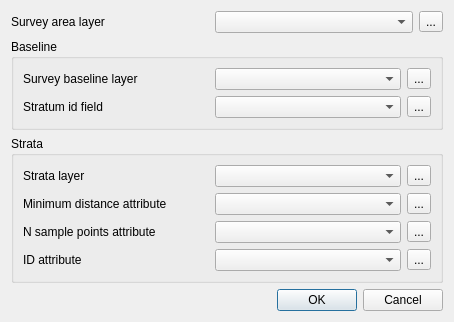
<?xml version="1.0" encoding="UTF-8"?>
<ui version="4.0">
 <class>SurveyInitDialogBase</class>
 <widget class="QDialog" name="SurveyInitDialogBase">
  <property name="geometry">
   <rect>
    <x>0</x>
    <y>0</y>
    <width>454</width>
    <height>314</height>
   </rect>
  </property>
  <property name="windowTitle">
   <string>Initialise survey</string>
  </property>
  <layout class="QGridLayout" name="gridLayout_3">
   <item row="0" column="0">
    <widget class="QLabel" name="mSurveyAreaLayerLabel">
     <property name="text">
      <string>Survey area layer</string>
     </property>
    </widget>
   </item>
   <item row="0" column="1">
    <widget class="QComboBox" name="mSurveyAreaLayerComboBox"/>
   </item>
   <item row="0" column="2">
    <widget class="QToolButton" name="mNewSurveyLayerButton">
     <property name="text">
      <string>...</string>
     </property>
     <property name="icon">
      <iconset resource="resources.qrc">
       <normaloff>:/plugins/survey_design/mActionNewVectorLayer.png</normaloff>:/plugins/survey_design/mActionNewVectorLayer.png</iconset>
     </property>
    </widget>
   </item>
   <item row="1" column="0" colspan="3">
    <widget class="QGroupBox" name="mBaselineGroupBox">
     <property name="title">
      <string>Baseline</string>
     </property>
     <layout class="QGridLayout" name="gridLayout_2">
      <item row="0" column="0">
       <widget class="QLabel" name="mBaselineLayerLabel">
        <property name="text">
         <string>Survey baseline layer</string>
        </property>
       </widget>
      </item>
      <item row="0" column="1">
       <widget class="QComboBox" name="mSurveyBaselineLayerComboBox"/>
      </item>
      <item row="0" column="2">
       <widget class="QToolButton" name="mNewBaselineLayerButton">
        <property name="text">
         <string>...</string>
        </property>
        <property name="icon">
         <iconset resource="resources.qrc">
          <normaloff>:/plugins/survey_design/mActionNewVectorLayer.png</normaloff>:/plugins/survey_design/mActionNewVectorLayer.png</iconset>
        </property>
       </widget>
      </item>
      <item row="1" column="0">
       <widget class="QLabel" name="mStratumIdLabel">
        <property name="text">
         <string>Stratum id field</string>
        </property>
       </widget>
      </item>
      <item row="1" column="1">
       <widget class="QComboBox" name="mStratumIdComboBox"/>
      </item>
      <item row="1" column="2">
       <widget class="QToolButton" name="mStratumIdToolButton">
        <property name="text">
         <string>...</string>
        </property>
        <property name="icon">
         <iconset resource="resources.qrc">
          <normaloff>:/plugins/survey_design/mActionNewAttribute.png</normaloff>:/plugins/survey_design/mActionNewAttribute.png</iconset>
        </property>
       </widget>
      </item>
     </layout>
    </widget>
   </item>
   <item row="2" column="0" colspan="3">
    <widget class="QGroupBox" name="mStrataGroupBox">
     <property name="title">
      <string>Strata</string>
     </property>
     <layout class="QGridLayout" name="gridLayout">
      <item row="1" column="2">
       <widget class="QToolButton" name="toolButton">
        <property name="text">
         <string>...</string>
        </property>
        <property name="icon">
         <iconset resource="resources.qrc">
          <normaloff>:/plugins/survey_design/mActionNewAttribute.png</normaloff>:/plugins/survey_design/mActionNewAttribute.png</iconset>
        </property>
       </widget>
      </item>
      <item row="0" column="0">
       <widget class="QLabel" name="mStrataLayerLabel">
        <property name="text">
         <string>Strata layer</string>
        </property>
       </widget>
      </item>
      <item row="2" column="2">
       <widget class="QToolButton" name="toolButton_2">
        <property name="text">
         <string>...</string>
        </property>
        <property name="icon">
         <iconset resource="resources.qrc">
          <normaloff>:/plugins/survey_design/mActionNewAttribute.png</normaloff>:/plugins/survey_design/mActionNewAttribute.png</iconset>
        </property>
       </widget>
      </item>
      <item row="2" column="0">
       <widget class="QLabel" name="mNSamplePointsAttribute">
        <property name="text">
         <string>N sample points attribute</string>
        </property>
       </widget>
      </item>
      <item row="0" column="1">
       <widget class="QComboBox" name="mStrataLayerComboBox"/>
      </item>
      <item row="0" column="2">
       <widget class="QToolButton" name="mNewStrataLayerButton">
        <property name="text">
         <string>...</string>
        </property>
        <property name="icon">
         <iconset resource="resources.qrc">
          <normaloff>:/plugins/survey_design/mActionNewVectorLayer.png</normaloff>:/plugins/survey_design/mActionNewVectorLayer.png</iconset>
        </property>
       </widget>
      </item>
      <item row="2" column="1">
       <widget class="QComboBox" name="mNSamplePointsComboBox"/>
      </item>
      <item row="1" column="0">
       <widget class="QLabel" name="mMinDistanceLabel">
        <property name="text">
         <string>Minimum distance attribute</string>
        </property>
       </widget>
      </item>
      <item row="1" column="1">
       <widget class="QComboBox" name="mMinimumDistanceAttributeComboBox"/>
      </item>
      <item row="3" column="1">
       <widget class="QComboBox" name="mStrataIdAttributeComboBox"/>
      </item>
      <item row="3" column="0">
       <widget class="QLabel" name="mStrataIdAttributeLabel">
        <property name="text">
         <string>ID attribute</string>
        </property>
       </widget>
      </item>
      <item row="3" column="2">
       <widget class="QToolButton" name="mStrataIdAttributeToolButton">
        <property name="text">
         <string>...</string>
        </property>
        <property name="icon">
         <iconset resource="resources.qrc">
          <normaloff>:/plugins/survey_design/mActionNewAttribute.png</normaloff>:/plugins/survey_design/mActionNewAttribute.png</iconset>
        </property>
       </widget>
      </item>
     </layout>
    </widget>
   </item>
   <item row="3" column="1" colspan="2">
    <widget class="QDialogButtonBox" name="buttonBox">
     <property name="orientation">
      <enum>Qt::Horizontal</enum>
     </property>
     <property name="standardButtons">
      <set>QDialogButtonBox::Cancel|QDialogButtonBox::Ok</set>
     </property>
    </widget>
   </item>
  </layout>
 </widget>
 <resources>
  <include location="resources.qrc"/>
 </resources>
 <connections>
  <connection>
   <sender>buttonBox</sender>
   <signal>accepted()</signal>
   <receiver>SurveyInitDialogBase</receiver>
   <slot>accept()</slot>
   <hints>
    <hint type="sourcelabel">
     <x>248</x>
     <y>254</y>
    </hint>
    <hint type="destinationlabel">
     <x>157</x>
     <y>274</y>
    </hint>
   </hints>
  </connection>
  <connection>
   <sender>buttonBox</sender>
   <signal>rejected()</signal>
   <receiver>SurveyInitDialogBase</receiver>
   <slot>reject()</slot>
   <hints>
    <hint type="sourcelabel">
     <x>316</x>
     <y>260</y>
    </hint>
    <hint type="destinationlabel">
     <x>286</x>
     <y>274</y>
    </hint>
   </hints>
  </connection>
 </connections>
</ui>
